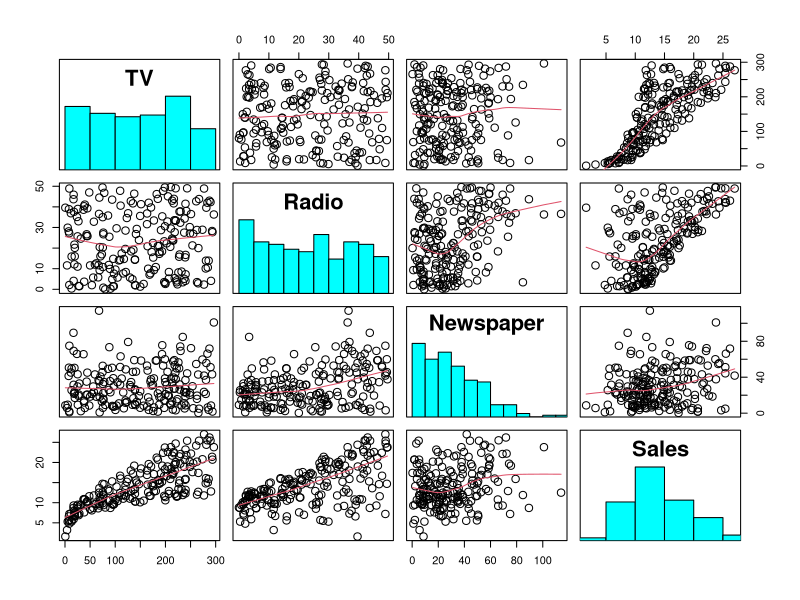
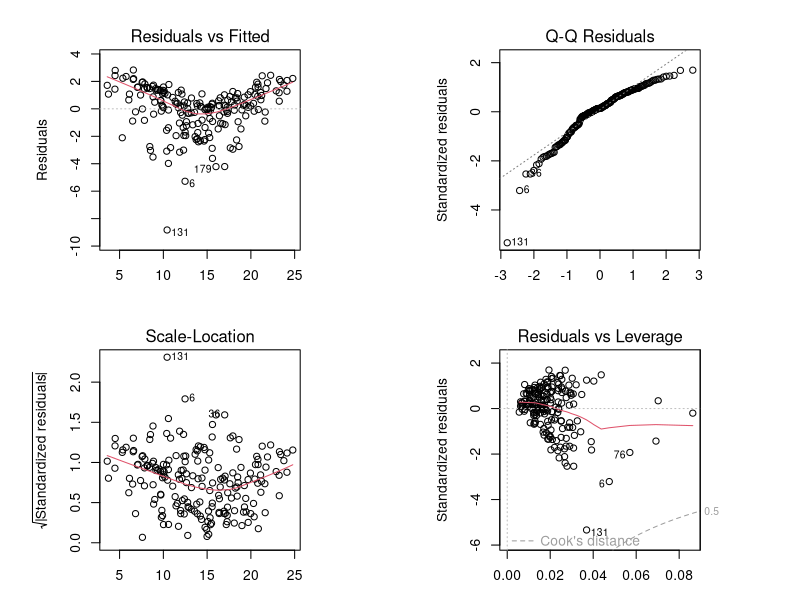
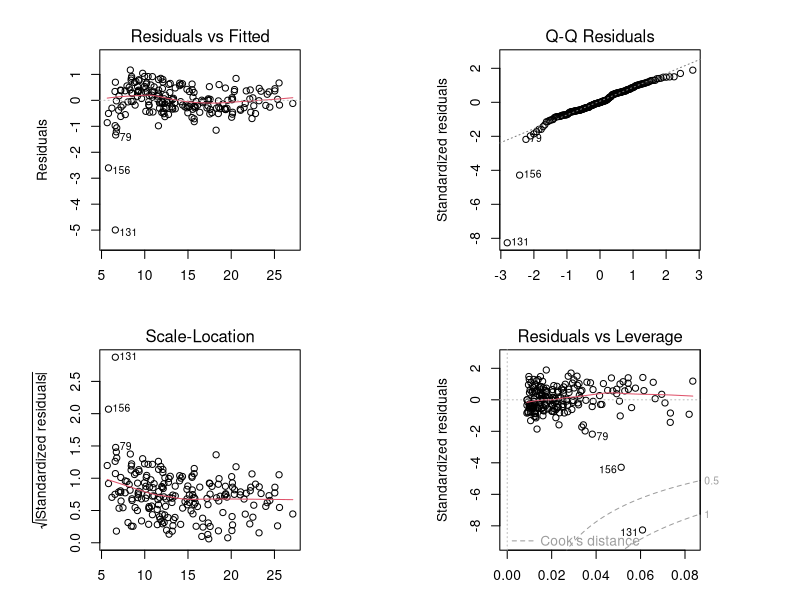
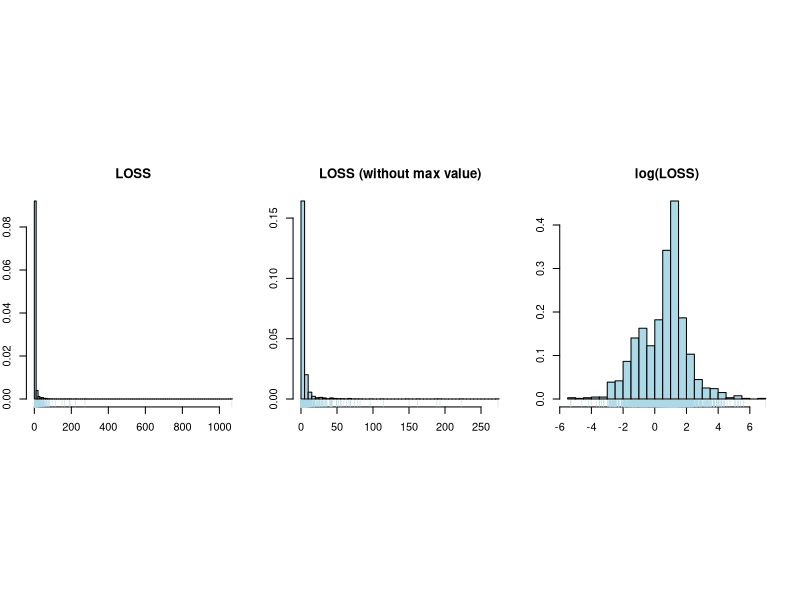
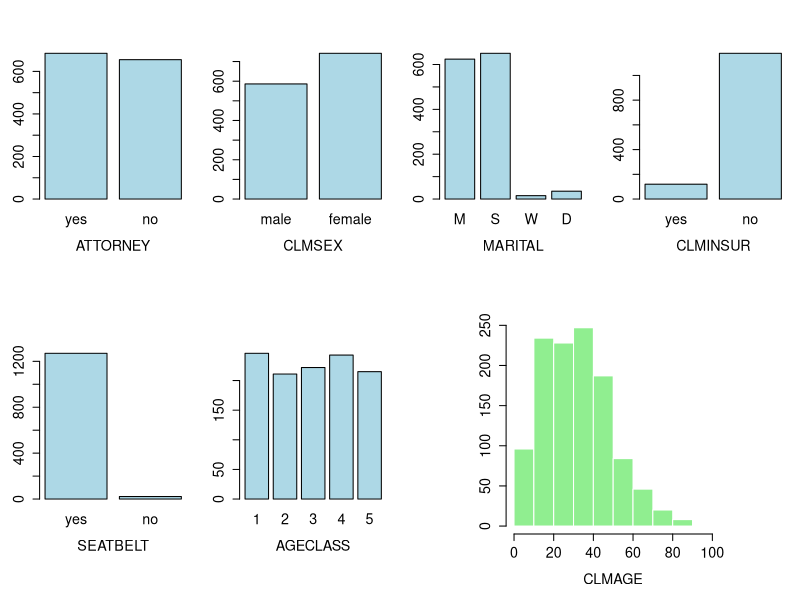
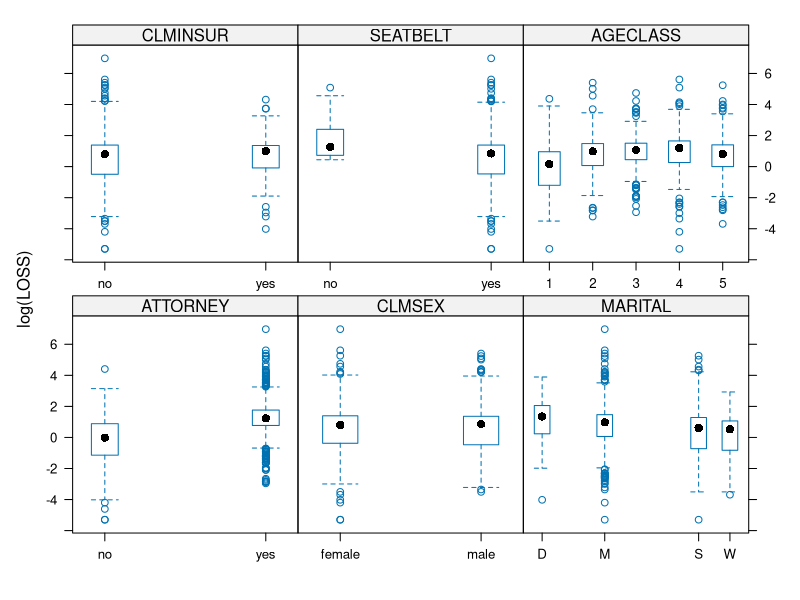
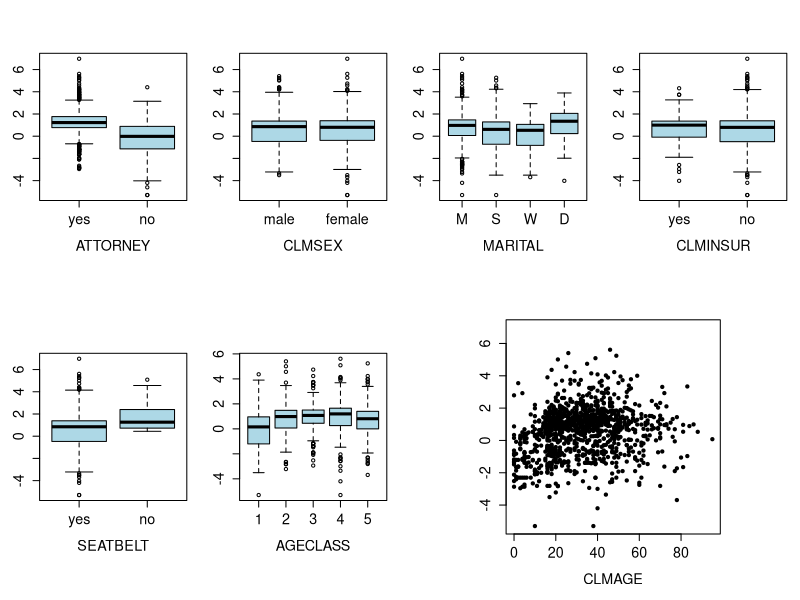
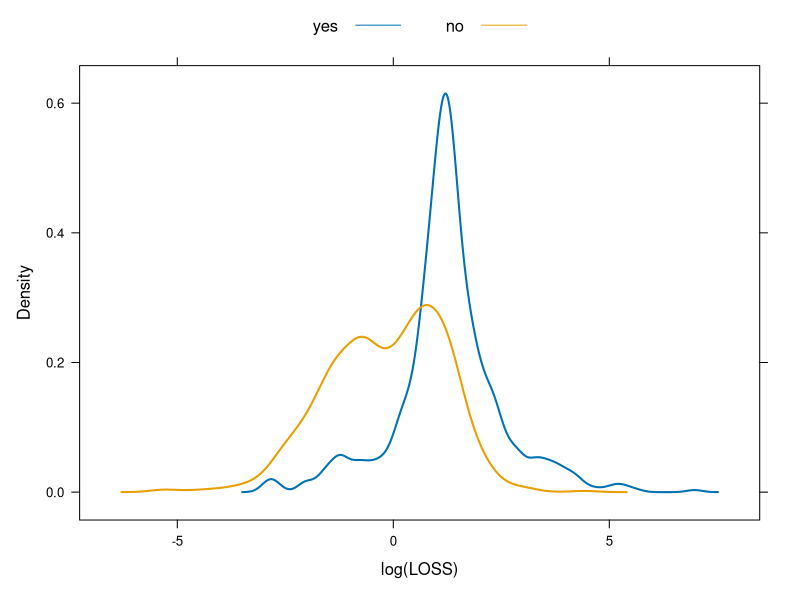

Reproduce these figures in R, in order.
## ---- chunk 1
knitr::opts_chunk$set(echo = TRUE)
## ---- chunk 2
# install.packages("MASS")
# install.packages("lattice")
# install.packages("ISLR")
# install.packages("boot")
# install.packages("ElemStatLearn")
# install.packages("class")
# install.packages("crossval")
# install.packages("verification")
# install.packages("RWeka")
## ---- chunk 3
Advertising<-read.csv(file="data/Advertising.csv",header=TRUE)[,-1]
str(Advertising)
## ---- chunk 4
# creo una funzione che innserisca nella diagonale un istogramma
panel.hist <- function(x, 
                       ... # "ellipsis" = qui ci sono degli arg. che dipendono da situaz. a situaz.
                       )
{
    usr <- par("usr")
    on.exit(par(usr))
    par(usr = c(usr[1:2], 0, 1.5) )
    h <- hist(x, plot = FALSE)
    breaks <- h$breaks
    nB <- length(breaks)
    y <- h$counts
    y <- y/max(y)
    
    # disegna seq di rettangoli fornendo: 
    # coord. angolo sup dx e inf. sn
    rect(breaks[-nB], 0, breaks[-1], y, col = "cyan", ...) 
}

# creaz. del pannello di plot a coppie (specificando l'istogramma nella diagonale)
pairs(Advertising, panel = panel.smooth, cex = 1.5, pch = 1, bg = "light blue",
      diag.panel = panel.hist, cex.labels = 2, font.labels = 2)
## ---- chunk 5
mod.adv <- lm(Sales~TV+Radio+Newspaper, Advertising)
summary(mod.adv)
summary(mod.adv)$sigma^2 # estimated error variance
AIC(mod.adv) # AIC criterion

par(mfrow=c(2,2), pty="s", mar=c(3,2,3,2))
plot(mod.adv)
par(mfrow=c(1,1))
## ---- chunk 6
mod.adv1 <- lm(Sales~TV+Radio+I(TV^2)+TV:Radio, Advertising)
summary(mod.adv1)
summary(mod.adv1)$sigma^2 # estimated error variance
AIC(mod.adv1) # AIC criterion

par(mfrow=c(2,2), pty="s", mar=c(3,2,3,2))
plot(mod.adv1)
par(mfrow=c(1,1))
## ---- chunk 7
intc <- predict(mod.adv1, newdata=data.frame(TV=100,Radio=20), 
                interval="confidence")
intc
## ---- chunk 8
intp <- predict(mod.adv1, newdata=data.frame(TV=100,Radio=20), 
                interval="prediction")
intp
## ---- chunk 9
autobi=read.csv(file="data/AutoBI.csv",header=TRUE)[,-1]
str(autobi)
## ---- chunk 10
autobi$ATTORNEY <- factor(autobi$ATTORNEY)
levels(autobi$ATTORNEY) <- c("yes","no")
autobi$CLMSEX <- factor(autobi$CLMSEX)
levels(autobi$CLMSEX) <- c("male","female")
autobi$MARITAL <- factor(autobi$MARITAL)
levels(autobi$MARITAL) <- c("M","S","W","D")
autobi$CLMINSUR <- factor(autobi$CLMINSUR)
levels(autobi$CLMINSUR) <- c("yes","no")
autobi$SEATBELT <- factor(autobi$SEATBELT)
levels(autobi$SEATBELT) <- c("yes","no")

# + def delle classi di età 
autobi$AGECLASS <- cut(autobi$CLMAGE, breaks=c(0,18,26,36,47,95))
levels(autobi$AGECLASS) <- c("1","2","3","4","5")

str(autobi)
## ---- chunk 11
summary(autobi)
## ---- chunk 12
library(MASS)
par(mfrow=c(1,3), pty="s")

# hist.scott <- 
hist.scott(autobi$LOSS, main="LOSS", xlab="", col="lightblue")
rug(autobi$LOSS, col="lightblue") # inserisci su ascisse pos. dati osservati

hist.scott(autobi$LOSS[-which.max(autobi$LOSS)], main="LOSS (without max value)",
           xlab="",col="lightblue")
rug(autobi$LOSS[-which.max(autobi$LOSS)],col="lightblue")


hist.scott(log(autobi$LOSS), main="log(LOSS)",xlab="",col="lightblue")
rug(log(autobi$LOSS),col="lightblue")
## ---- chunk 13

# def struttura di "come stampo i grafici" (griglia 4x2)
par(cex.axis=1.3,cex.lab=1.3, mar=c(5,3,1.5,1))
layout(matrix(c(1:7,7),byrow=TRUE,nrow=2))

# g. a barre per per le categoriali
ind <- c(1,2,3,4,5,8)
for (i in 1:6)
   barplot(table(autobi[,ind[i]]) , xlab=names(autobi)[ind[i]], 
                col="lightblue")

# istogramma per la numerica (l'età grezza)
hist(autobi$CLMAGE,col="lightgreen",xlab="CLMAGE",ylab="",main="",border="white")
## ---- chunk 14
library(lattice)
bwplot(log(LOSS)~ ATTORNEY + CLMSEX + MARITAL + CLMINSUR + SEATBELT + AGECLASS,
       data=autobi, ylab="log(LOSS)", outer = TRUE, scales = list(x = "free"),
       xlab="", layout=c(3,2), main="", aspect="fill")  
## ---- chunk 15
par(cex.axis=1.3,cex.lab=1.3, mar=c(5,3,1.5,1))
layout(matrix(c(1:7,7),byrow=TRUE,nrow=2))
ind <- c(1,2,3,4,5,8)
for (i in 1:6)
   boxplot(log(autobi$LOSS)~ autobi[,ind[i]] , xlab=names(autobi)[ind[i]], 
                col="lightblue")
plot(autobi$CLMAGE,log(autobi$LOSS),xlab="CLMAGE",ylab="",main="",pch=20)
## ---- chunk 16
library(lattice)
densityplot(~log(LOSS), group=ATTORNEY, data=autobi, lwd=2,
       xlab="log(LOSS)",  plot.points=FALSE, auto.key=list(columns=2))
## ---- chunk 17
mod <- lm( log(LOSS) ~ ATTORNEY + CLMAGE, autobi)
summary(mod)
## ---- chunk 18
par(mfrow=c(2,2), pty="s", mar=c(3,2,3,2))
plot(mod)
par(mfrow=c(1,1))
## ---- chunk 19
ci_yes<-predict(mod, newdata=data.frame(ATTORNEY="yes",CLMAGE=30,SEATBELT="yes"), 
                interval="confidence")
ci_yes # age=30 and attorney=yes, log scale
exp(ci_yes) # age=30 and attorney=yes, original scale



ci_no<-predict(mod, newdata=data.frame(ATTORNEY="no",CLMAGE=30,SEATBELT="yes"), 
               interval="confidence")
ci_no # age=30 and attorney=no, log scale
exp(ci_no) # age=30 and attorney=no, original scale
## ---- chunk 20
mod2s <- lm(log(LOSS) ~ATTORNEY + CLMAGE + I(CLMAGE^2) + SEATBELT, 
            data=autobi,  subset = complete.cases(autobi))
summary(mod2s)
AIC(mod2s)
AIC(mod)
## ---- chunk 21
library(boot)

autobi_complete<-autobi[complete.cases(autobi),] # data frame with complete observations

mod_bis <- glm(log(LOSS) ~ATTORNEY + CLMAGE, data=autobi_complete)
mod2s_bis <- glm(log(LOSS) ~ATTORNEY + CLMAGE + I(CLMAGE^2) + SEATBELT, 
                 data=autobi_complete)

## ---- chunk 22
sum(resid(mod_bis)^2)/length(autobi_complete[,1]) # training MSE for mod_bis
cv.glm(autobi_complete,mod_bis)$delta[2] # cv estimate test MSE for mod_bis
## ---- chunk 23
sum(resid(mod2s_bis)^2)/length(autobi_complete[,1]) # training MSE for mod2s_bis
cv.glm(autobi_complete,mod2s_bis)$delta[2] # cv estimate test MSE for mod2s_bis
## ---- chunk 24
intc <- predict(mod2s, newdata=data.frame(ATTORNEY="yes",CLMAGE=30,
                SEATBELT="yes"), interval="confidence")
intc # log scale
exp(intc) # original scale
intp <- predict(mod2s, newdata=data.frame(ATTORNEY="yes",CLMAGE=30,
                SEATBELT="yes"), interval="prediction")
intp # log scale
exp(intp) # original scale
## ---- chunk 25
intp <- predict(mod2s, newdata=data.frame(ATTORNEY="yes",CLMAGE=30,
                SEATBELT="yes"), interval="prediction", 
                
                # posso indicare la stima di sigma^2 
                # (in questo caso uso il val del testMSE, che è certamente 
                # più grande => l'intervallo di previsione sarà più ampio)
                pred.var=1.4122 
                )
intp # log scale
exp(intp) # original scale
## ---- chunk 26
age <- seq(18, 80, l=20) # prendo 20 età tra ...

matout <- matrix(0, nrow=20, ncol=3)
for(i in 1:length(age))
matout[i,] <- predict(mod2s, newdata=data.frame(ATTORNEY="yes",CLMAGE=age[i],
                SEATBELT="yes"), interval="prediction")
matout
## ---- chunk 27
par(mfrow=c(1,2), pty="s")

# valori predetti sia come linea che come punti
plot(age, matout[,1], pch=16, type="l", ylim=range(matout), xlab="CLMAGE", 
     ylab="log(LOSS)")
points(age, matout[,1], pch=16)

# bande di previsione inferiore e superiore
lines(age, matout[,2], col=2, lwd=2)
lines(age, matout[,3], col=2, lwd=2)

# (stessa op su scala esponenziale)
abline(v=30)
plot(age, exp(matout[,1]), pch=16, type="l", ylim=range(exp(matout)), 
     xlab="CLMAGE", ylab="LOSS")
points(age, exp(matout[,1]), pch=16)
lines(age, exp(matout[,2]), col=2, lwd=2)
lines(age, exp(matout[,3]), col=2, lwd=2)
abline(v=30)



par(mfrow=c(1,1))

## ---- chunk 28
Scoring <- read.table(file="data/Scoring.txt",header=TRUE)
# acc1=1 (no runnig account) acc1=0 (good or bad running account)
# acc2=1 (good running account) acc2=0 (no or bad running account)
Scoring$account <- 1 - Scoring$acc1 + Scoring$acc2
Scoring$account <- factor(Scoring$account)
Scoring$moral <- factor(Scoring$moral)
Scoring$intuse <- factor(Scoring$intuse)
Scoring$y <- factor(Scoring$y)
str(Scoring)
## ---- chunk 29
par(mfrow=c(2,3), pty="s")
par(cex.axis=1.3,cex.lab=1.3,mar=c(3.5,2,1.5,1))
with(Scoring, barplot(table(y),main="y",col="lightblue"))
with(Scoring, barplot(table(account),main="account",col="lightblue"))
with(Scoring, barplot(table(moral),main="moral",col="lightblue"))
with(Scoring, barplot(table(intuse),main="intuse",col="lightblue"))
with(Scoring, hist.scott(duration,main="duration", xlab="", col="lightblue") )
with(Scoring, hist.scott(amount,main="amount", xlab="", col="lightblue") )
par(mfrow=c(1,1))
## ---- chunk 30
layout(matrix(c(1:5,5),byrow=TRUE,nrow=2))
par(cex.axis=1.3,cex.lab=1.3,mar=c(3.5,2,1.5,1))
with(Scoring, boxplot(duration~y, main="duration", col="lightblue"))
with(Scoring, boxplot(amount~y, main="amount", col="lightblue"))


with(Scoring, plot(table(y, account),main=""))
with(Scoring, plot(table(y, moral),main=""))
with(Scoring, plot(table(y, intuse),main=""))
par(mfrow=c(1,1))
## ---- chunk 31
mod1 <- glm(y~account+duration+amount+moral+intuse, family=binomial, data=Scoring)
prediction1 <- ifelse(predict(mod1, Scoring, type='response') > 0.5, 1, 0)
observed <- Scoring$y
## ---- chunk 32
confusion <- table(prediction1, observed)
colnames(confusion) <- c("creditworthy","not creditworthy")
rownames(confusion) <- c("creditworthy","not creditworthy")
confusion
